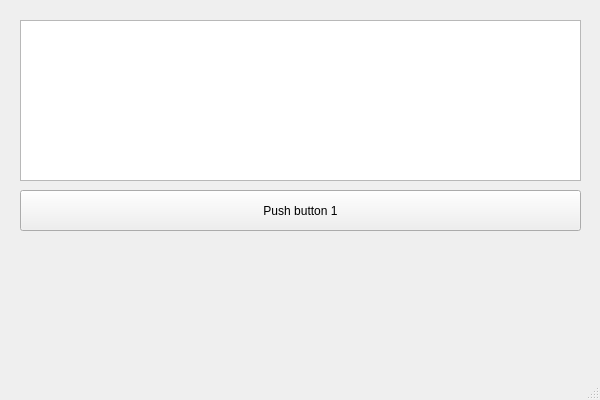
<?xml version="1.0" encoding="UTF-8"?>
<ui version="4.0">
 <class>main_window</class>
 <widget class="QMainWindow" name="main_window">
  <property name="geometry">
   <rect>
    <x>0</x>
    <y>0</y>
    <width>600</width>
    <height>400</height>
   </rect>
  </property>
  <property name="windowTitle">
   <string>Main Window</string>
  </property>
  <widget class="QWidget" name="central_widget">
   <widget class="QPlainTextEdit" name="plain_text_edit_1">
    <property name="geometry">
     <rect>
      <x>20</x>
      <y>20</y>
      <width>561</width>
      <height>161</height>
     </rect>
    </property>
   </widget>
   <widget class="QPushButton" name="push_button_1">
    <property name="geometry">
     <rect>
      <x>20</x>
      <y>190</y>
      <width>561</width>
      <height>41</height>
     </rect>
    </property>
    <property name="text">
     <string>Push button 1</string>
    </property>
   </widget>
  </widget>
  <widget class="QMenuBar" name="menu_bar">
   <property name="geometry">
    <rect>
     <x>0</x>
     <y>0</y>
     <width>600</width>
     <height>21</height>
    </rect>
   </property>
  </widget>
  <widget class="QStatusBar" name="status_bar"/>
 </widget>
 <resources/>
 <connections/>
</ui>
